Frame 1 (no input): blank canvas, image omitted
Frame 60 (no input): blank canvas, image omitted
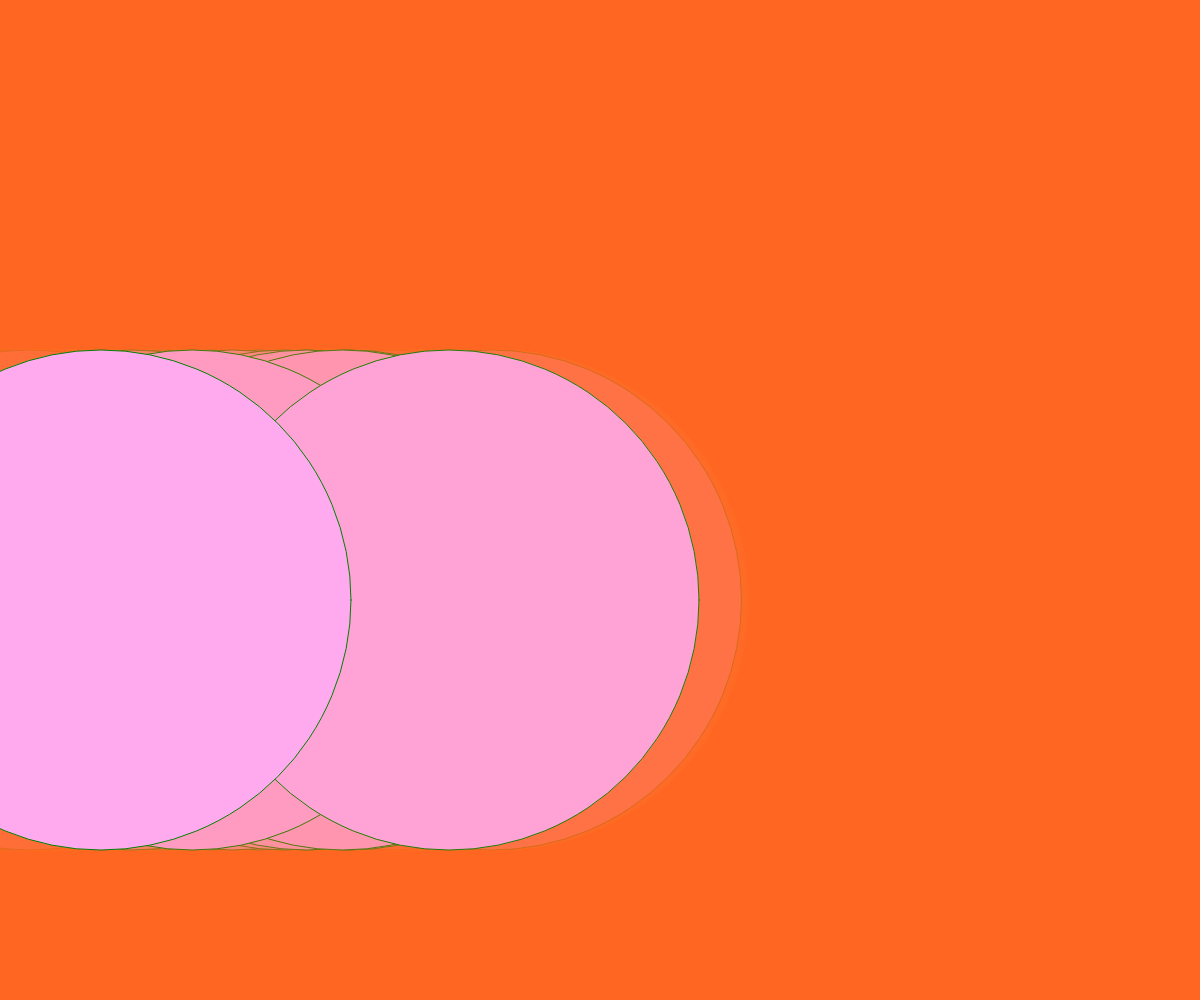
Frame 120 (the mouse pressed at the canvas centre since frame 60)

The p5.js sketch whose frames 1 and 60 were blank and that drew this single picture after the mouse press (run headless with seeded random() and noise() and a simulated clock; from frame 60 on, the mouse is pressed at the canvas centre):

// p5.js sketch
// ── sketch.js
var elipseX = 0;

function setup() {
    createCanvas(windowWidth, windowHeight);
    frameRate(120);
    //background('yellow');
    // any additional setup code goes here
}

function draw() {
    // your "draw loop" code goes here

   /* stroke(60, 204, 48);
    triangle(30, mouseY % 75, frameCount, 20, width, 75);
    line(30,58, mouseY % 20,75);
    strokeWeight(4);
    triangle(30, 80, 200, 782, frameCount % 926, 75);
    ellipse(60, 60, 60, 60);
    arc(mouseY % 550, 50, 80, 80, 0, PI + QUARTER_PI)
    fill('#fae');
    */
   //background('yellow', 0.3);

   noStroke();
   fill(255, 100, 40, 30);
   rect(0,0,width,height);
   fill('#fae');
   stroke('green');
   ellipse(random(1, 500), 600, mouseY, mouseY);
   
}
